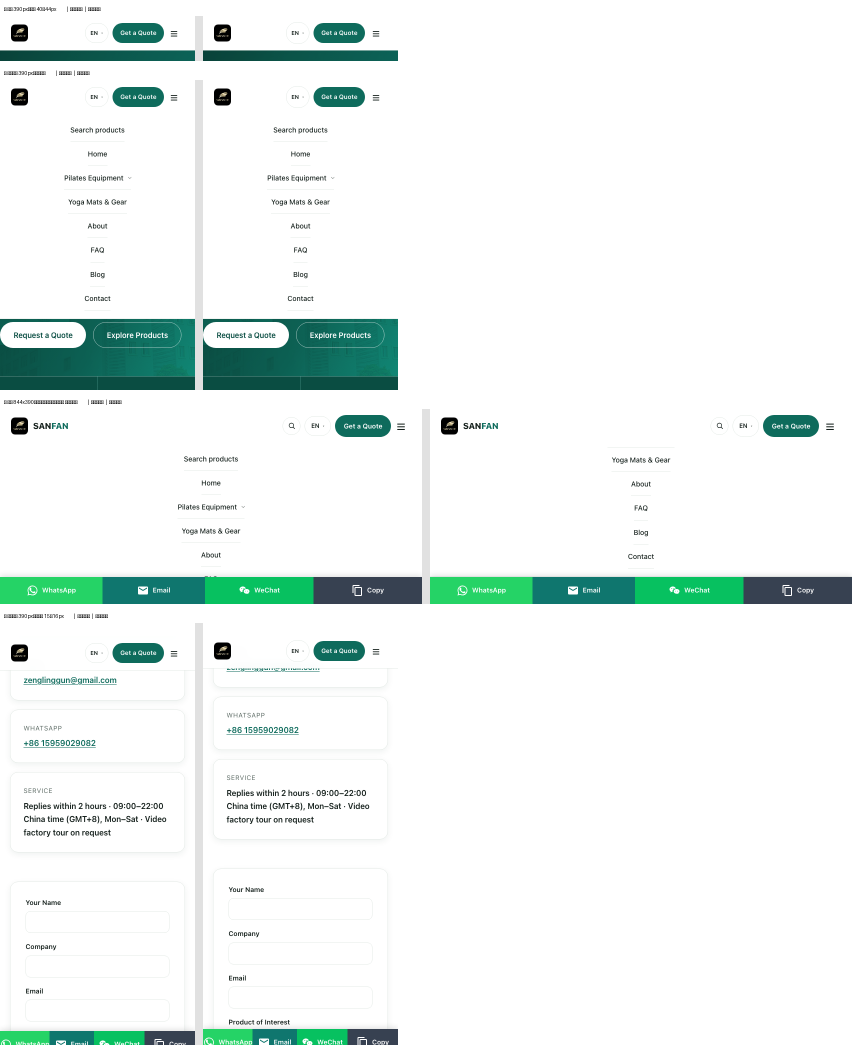
#> input picture i18n_build/reports/p0_fixes_ab_20260927.png, 1704 x 2096 px (shown at 1/2 size)
$ python -i unify_card_bg.py   (imports and definitions only)
#> lines starting #> are read from the running program, lines starting #| are printed output that depends on the picture; after the words box and inside, x2 and y2 are one past the last pixel; in counts of white or black regions, pixels touching at a corner belong together
#!/usr/bin/env python3
# -*- coding: utf-8 -*-
"""
unify_card_bg.py —— 产品卡首图「底色统一」工具

问题：列表页卡片图用 object-fit:cover 铺满 1:1 容器，图片自带底色 → 卡片底色。
      白底单品图与彩色底/实景底图并排时视觉割裂。

两条治本路径：
  A. 换图：同一产品图集里若存在白底原图，优先用作首图（画质无损，首选）
  B. 换底：图集里没有白底原图时，用「边缘连通」算法把图片外圈的纯色背景抹成白色
     —— 只替换与图像边缘相连、且颜色接近边缘中位色的像素，产品内部同色部分不受影响

用法：
  python i18n_build/unify_card_bg.py scan             # 全站卡片底色体检，输出报告
  python i18n_build/unify_card_bg.py strip [--all]    # 换底：默认只处理「彩色块底」，
                                                      # --all 连「照片/实景底」一起试
  python i18n_build/unify_card_bg.py split <file>     # 单张对比图（原图 vs 换底）

产物：
  outputs/卡片底色体检-<日期>.json     分类明细
  outputs/card_bg_white/<原文件名>     换底后的白底图（不动原资产）
"""
import argparse, json, os, re, statistics, sys, datetime

ROOT = os.path.dirname(os.path.dirname(os.path.abspath(__file__)))
CARDS = os.path.join(ROOT, "outputs", "product_cards.json")
OUTDIR = os.path.join(ROOT, "outputs", "card_bg_white")


# ---------- 图像分析 ----------
# [37 lines left out: functions edge_stats, classify, gallery, not called in this run]


# ---------- 换底 ----------
def strip_bg(src, dst, tol=32, feather=1.4, quality=90):
    """边缘连通换底：把与图像边缘相连、颜色接近边缘中位色的区域替换为纯白。
    返回被替换面积占比（覆盖率，越低说明背景越少/越复杂）。"""
#> called with src = 'reports/p0_fixes_ab_20260927.png', dst = 'out.png', tol = 32, feather = 1.4, quality = 90
    import numpy as np
    from PIL import Image, ImageFilter
    im = Image.open(src).convert("RGB")
#> im is the input picture: PIL image 1704x2096 RGB; mean R, G, B 236, 243.1, 241
    a = np.asarray(im).astype(np.int16)
    H, W, _ = a.shape
#> H = 2096; W = 1704
    b = max(2, min(H, W) // 200)
#> b = 8
    edge = np.concatenate([a[:b].reshape(-1, 3), a[-b:].reshape(-1, 3),
                           a[:, :b].reshape(-1, 3), a[:, -b:].reshape(-1, 3)])
    bg = np.median(edge, axis=0)
#> bg = [255, 255, 255]
    near = np.sqrt(((a - bg) ** 2).sum(axis=2)) < tol
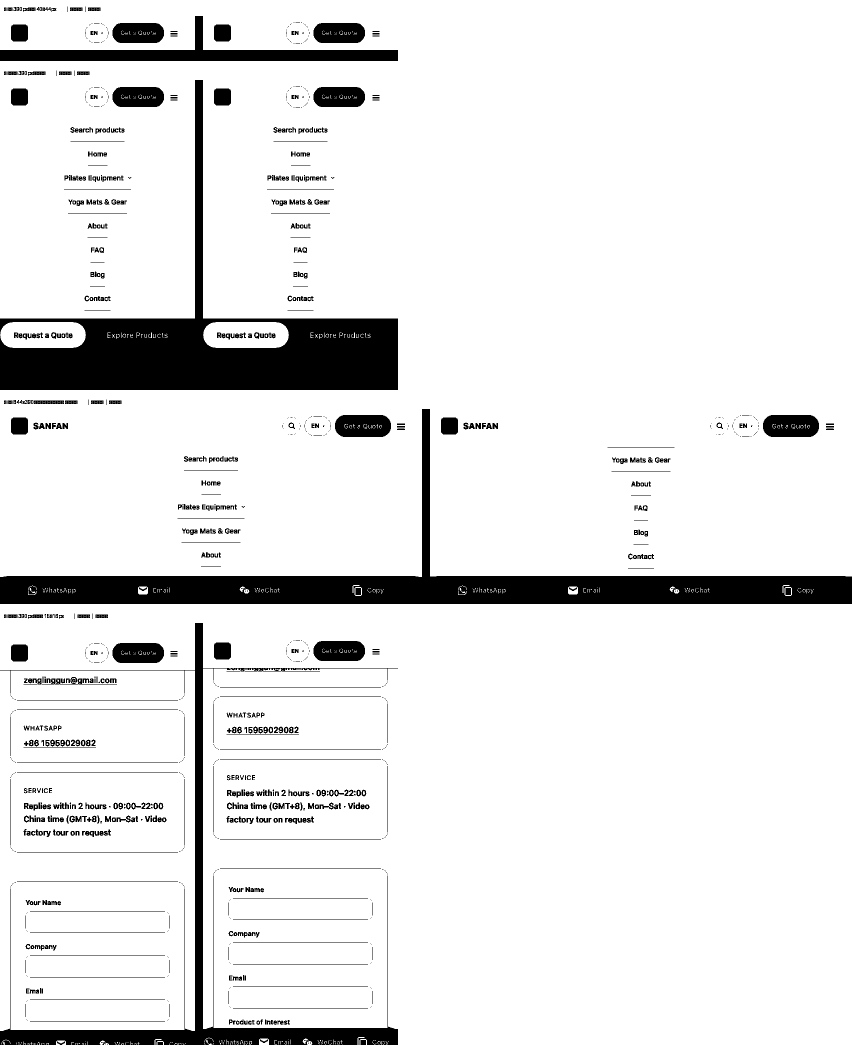
#> near: shape (2096, 1704) bool (shown at 1/2 size); 90.3% white; 1128 black regions (497 under 20 px), largest, box (x1, y1, x2, y2) and area: (0, 160, 796, 780) 104316, (0, 818, 1704, 1208) 98244, (0, 1246, 796, 2090) 39411
    mask = np.zeros((H, W), bool)
    mask[:1] = near[:1]; mask[-1:] = near[-1:]
#> after `mask[:1] = near[:1]`:
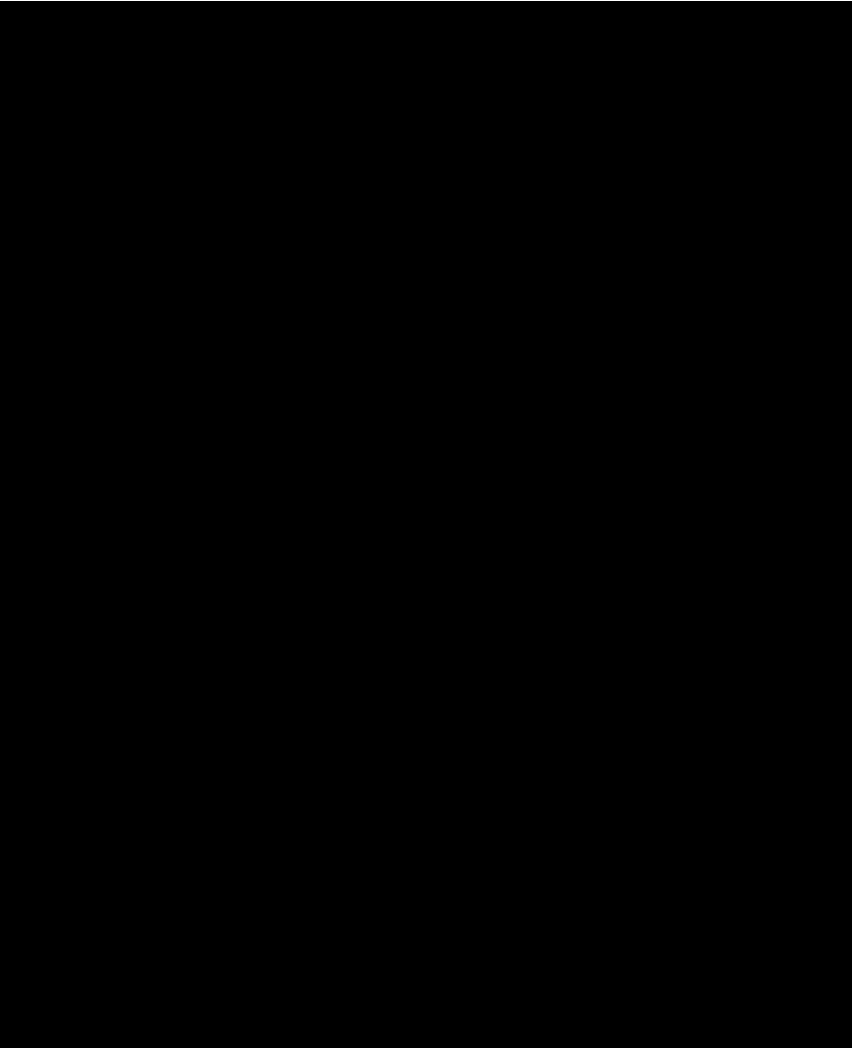
#> mask: shape (2096, 1704) bool (shown at 1/2 size); 0.05% white in thin lines or dots, all inside (x1, y1, x2, y2) = (0, 0, 1704, 1)
    mask[:, :1] = near[:, :1]; mask[:, -1:] = near[:, -1:]
#> after `mask[:, -1:] = near[:, -1:]`:
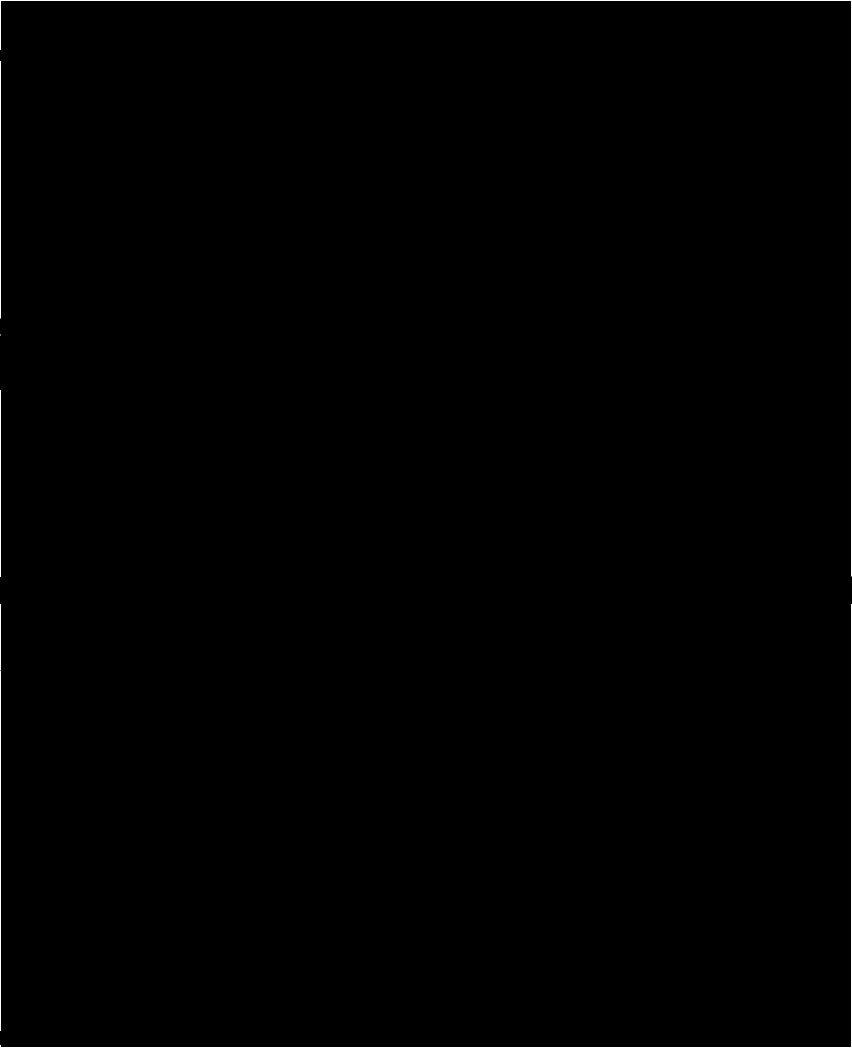
#> mask: shape (2096, 1704) bool (shown at 1/2 size); 0.2% white in thin lines or dots
    for _ in range(6000):                      # 从四边向内传播
        g = mask.copy()
        g[1:] |= mask[:-1]; g[:-1] |= mask[1:]
        g[:, 1:] |= mask[:, :-1]; g[:, :-1] |= mask[:, 1:]
        g &= near
        if g.sum() == mask.sum():
            break
        mask = g
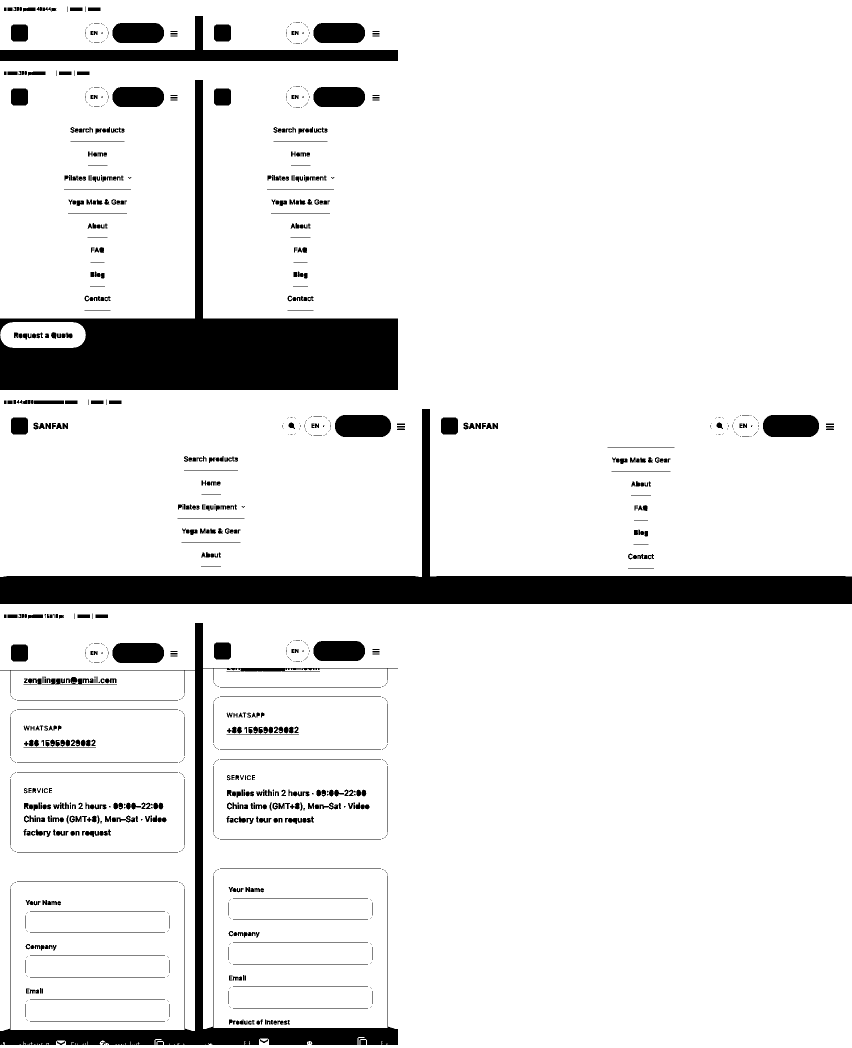
#> g: shape (2096, 1704) bool (shown at 1/2 size); 89.9% white; 1108 black regions (490 under 20 px), largest, box (x1, y1, x2, y2) and area: (0, 160, 796, 780) 113176, (0, 818, 1704, 1208) 100702, (0, 1246, 796, 2090) 40183
    cov = float(mask.mean())
#> cov = 0.899
    al = np.asarray(Image.fromarray((mask * 255).astype(np.uint8))
                    .filter(ImageFilter.GaussianBlur(feather))).astype(np.float32) / 255.0
    white = np.full_like(a, 255, dtype=np.float32)
    out = (a * (1 - al[..., None]) + white * al[..., None]).clip(0, 255).astype(np.uint8)
    os.makedirs(os.path.dirname(dst), exist_ok=True)
    Image.fromarray(out).save(dst, quality=quality, method=6)
    return round(cov, 3)


# ---------- 命令 ----------
# [81 lines left out: functions load_cards, cmd_scan, cmd_strip, cmd_split, not called in this run]


# [8 lines not run here, left out]

>>> result = strip_bg('reports/p0_fixes_ab_20260927.png', 'out.png')
#> result = 0.899

$ run again, on i18n_build/reports/pilates_catalog_crop_contact_sheet_20260926.png
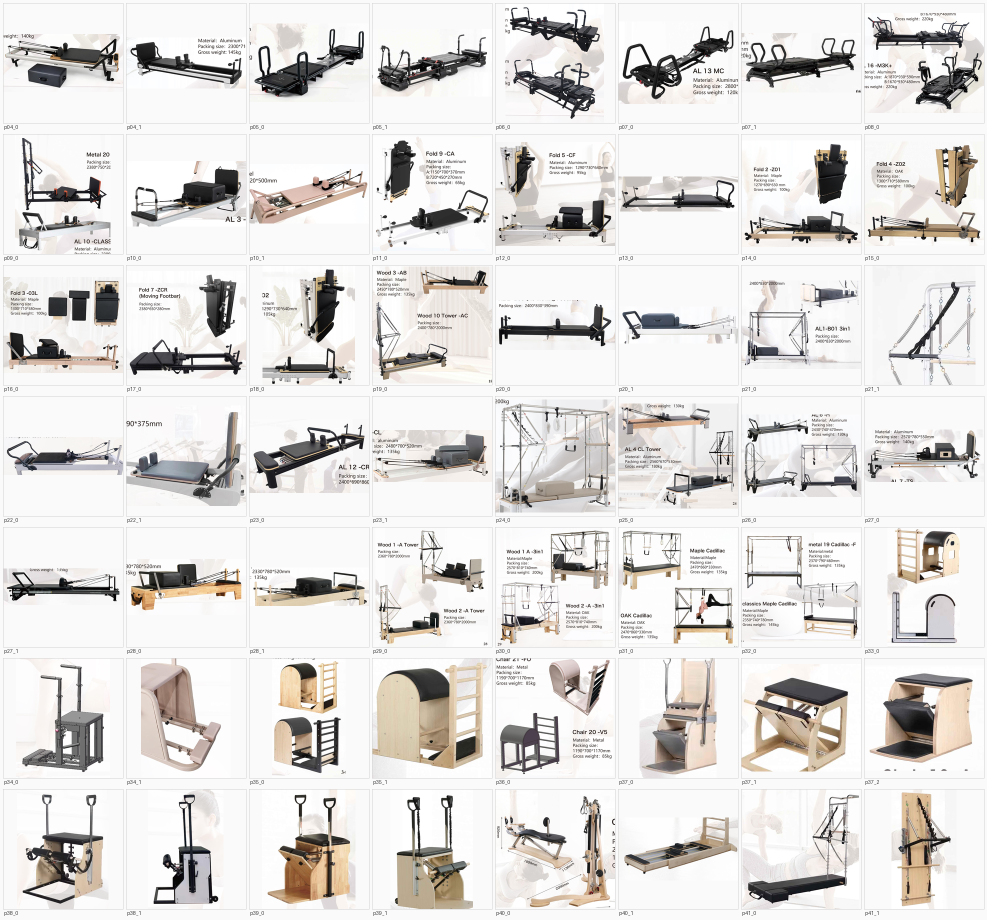
#> input picture i18n_build/reports/pilates_catalog_crop_contact_sheet_20260926.png, 1974 x 1840 px (shown at 1/2 size)
#> in strip_bg, im is the input picture: PIL image 1974x1840 RGB; mean R, G, B 224, 221.8, 219.8
#> bg = [250, 250, 250]
#> in strip_bg, `near = np.sqrt(((a - bg) ** 2).sum(axis=2)) < tol`:
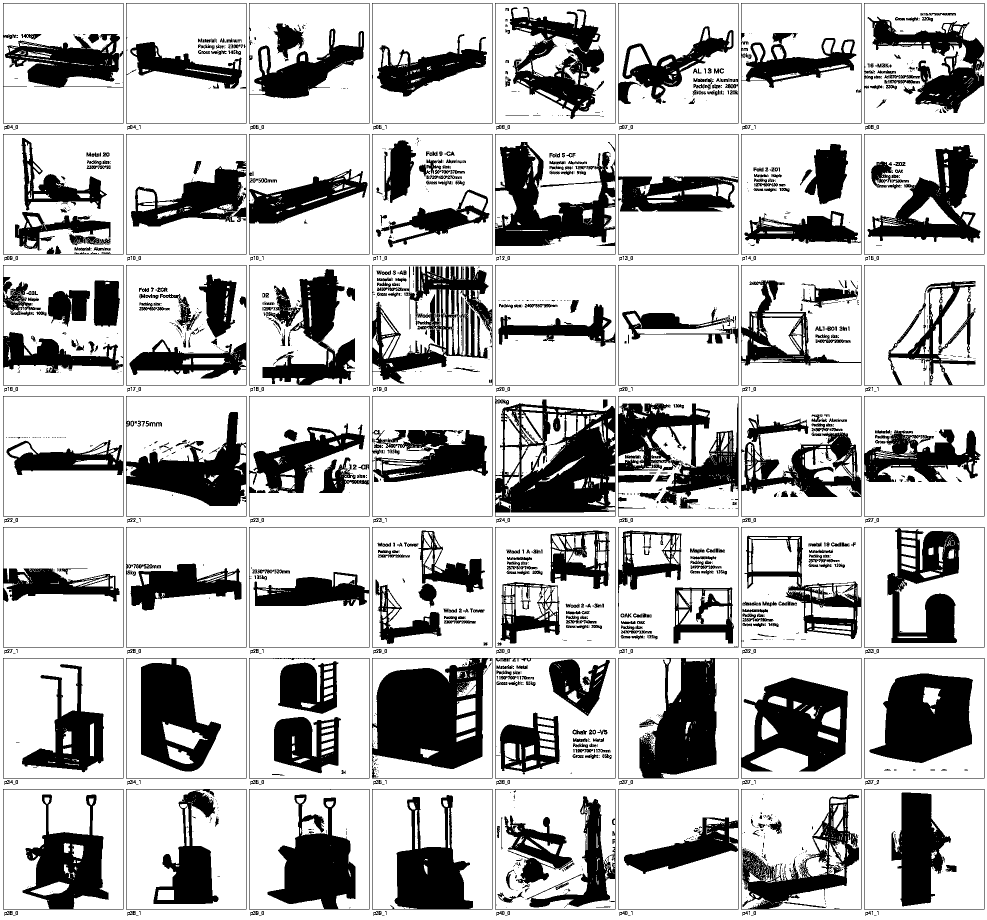
#> near: shape (1840, 1974) bool (shown at 1/2 size); 73.4% white; 1707 black regions (1041 under 20 px), largest, box (x1, y1, x2, y2) and area: (744, 1316, 985, 1557) 37223, (990, 792, 1231, 1033) 34054, (1739, 1347, 1946, 1526) 26345
#> cov = 0.103
#> in strip_bg, `al = np.asarray(Image.fromarray((mask * 255).astype(np.uint8)) .filter..`:
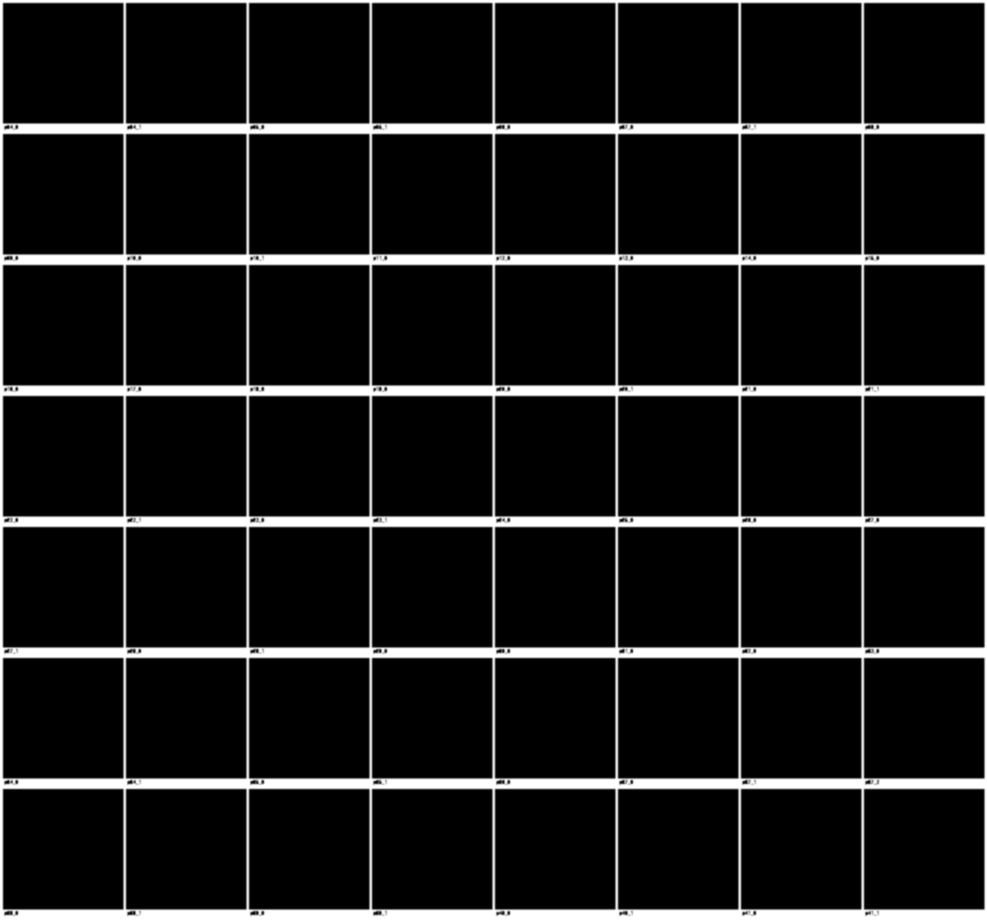
#> al: shape (1840, 1974) float32 (shown at 1/2 size); min 0, max 1, mean 0.103
